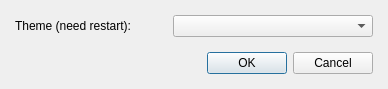
<?xml version="1.0" encoding="UTF-8"?>
<ui version="4.0">
 <class>DialogGeneralOptions</class>
 <widget class="QDialog" name="DialogGeneralOptions">
  <property name="geometry">
   <rect>
    <x>0</x>
    <y>0</y>
    <width>388</width>
    <height>89</height>
   </rect>
  </property>
  <property name="windowTitle">
   <string>General options</string>
  </property>
  <layout class="QGridLayout" name="gridLayout">
   <property name="leftMargin">
    <number>15</number>
   </property>
   <property name="topMargin">
    <number>10</number>
   </property>
   <property name="rightMargin">
    <number>15</number>
   </property>
   <property name="bottomMargin">
    <number>10</number>
   </property>
   <item row="0" column="0">
    <layout class="QVBoxLayout" name="verticalLayout">
     <property name="spacing">
      <number>15</number>
     </property>
     <item>
      <layout class="QHBoxLayout" name="horizontalLayout" stretch="0,1">
       <item>
        <widget class="QLabel" name="labelTheme">
         <property name="text">
          <string>Theme (need restart):</string>
         </property>
        </widget>
       </item>
       <item>
        <widget class="QComboBox" name="comboBoxTheme">
         <property name="minimumSize">
          <size>
           <width>200</width>
           <height>0</height>
          </size>
         </property>
         <property name="maximumSize">
          <size>
           <width>200</width>
           <height>16777215</height>
          </size>
         </property>
        </widget>
       </item>
      </layout>
     </item>
     <item>
      <widget class="QDialogButtonBox" name="buttonBox">
       <property name="orientation">
        <enum>Qt::Horizontal</enum>
       </property>
       <property name="standardButtons">
        <set>QDialogButtonBox::Cancel|QDialogButtonBox::Ok</set>
       </property>
      </widget>
     </item>
    </layout>
   </item>
  </layout>
 </widget>
 <resources/>
 <connections>
  <connection>
   <sender>buttonBox</sender>
   <signal>accepted()</signal>
   <receiver>DialogGeneralOptions</receiver>
   <slot>accept()</slot>
   <hints>
    <hint type="sourcelabel">
     <x>248</x>
     <y>254</y>
    </hint>
    <hint type="destinationlabel">
     <x>157</x>
     <y>274</y>
    </hint>
   </hints>
  </connection>
  <connection>
   <sender>buttonBox</sender>
   <signal>rejected()</signal>
   <receiver>DialogGeneralOptions</receiver>
   <slot>reject()</slot>
   <hints>
    <hint type="sourcelabel">
     <x>316</x>
     <y>260</y>
    </hint>
    <hint type="destinationlabel">
     <x>286</x>
     <y>274</y>
    </hint>
   </hints>
  </connection>
 </connections>
</ui>
